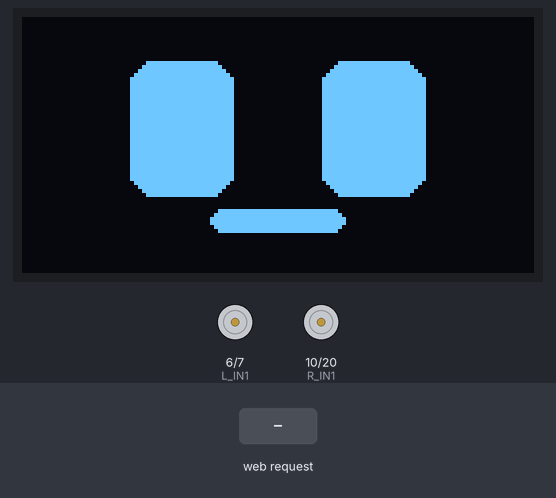
Bench run of a sketch on a simulated ESP32-C3. Shown: 128×64 one-colour display, motor-driver pin pairs drawn as motors (green arrow = first pin HIGH = forward, orange = second pin HIGH = backward, longer = more drive). The test bench sets the inputs (shaded band). Random numbers use the default seed unless the sketch sets one; what the sketch prints to the serial monitor is not drawn.

Above: at 2.5 s.
2.6 s: HTTP request GET /control?lx=120 received
At 2.8 s:
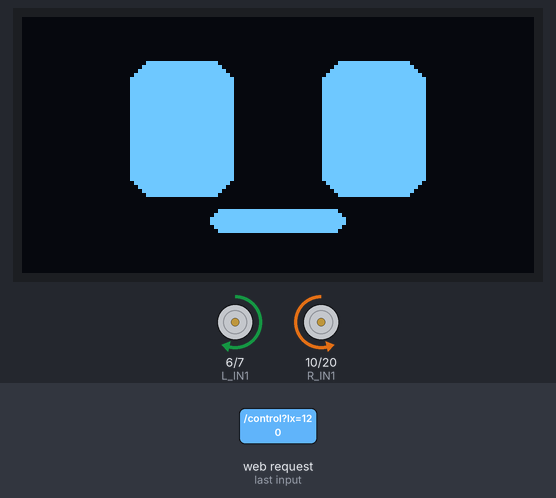
4.5 s: HTTP request GET /control?ly=120 received
At 4.7 s:
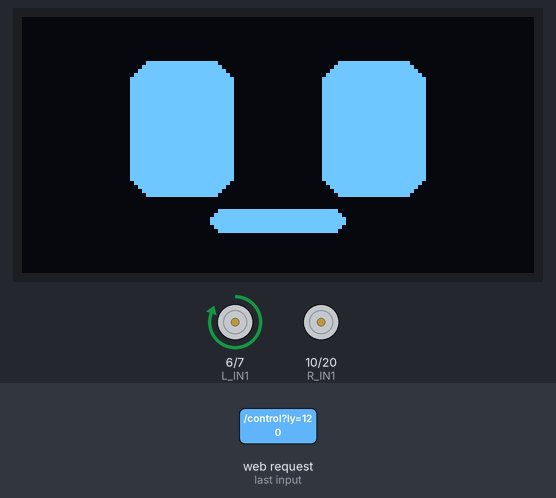
6.4 s: HTTP request GET /control?lx=1 received
At 6.6 s:
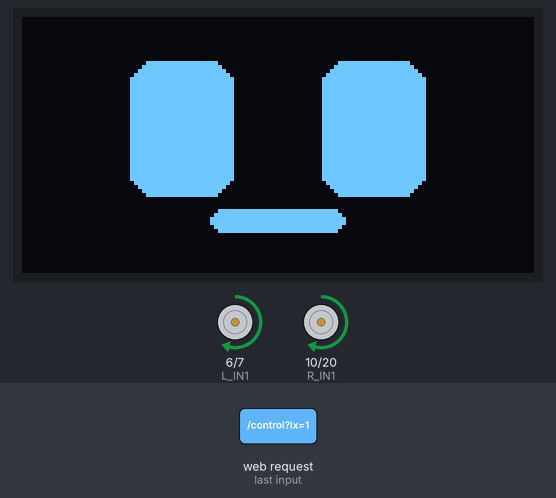
8.3 s: HTTP request GET /control?auto=1 received
At 9.0 s:
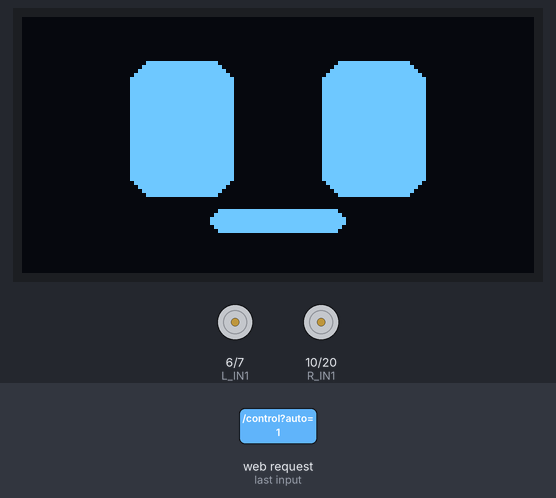
10.2 s: HTTP request GET /control?lx=120 received
At 12.76 s:
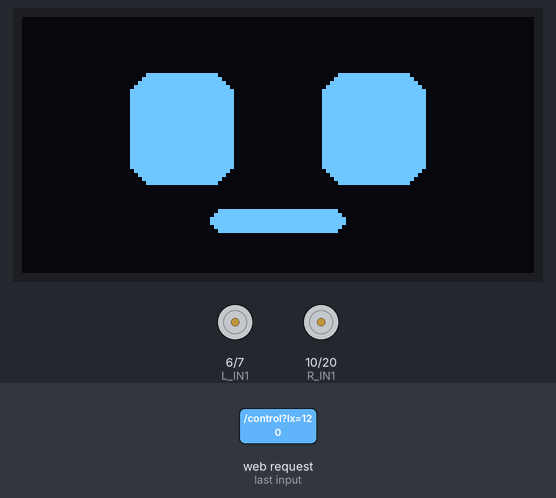
Timing chart, 0 to 13.1 s (numbered marks = the images above; inputs shaded):
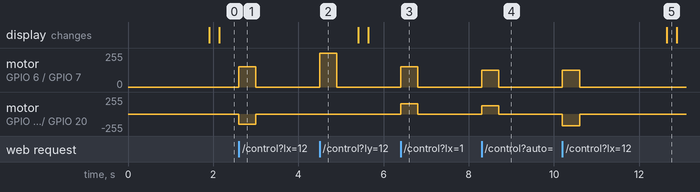

The sketch:

DeskTank.ino
```cpp
// (licence header left out)
#include <WiFi.h>
#include <WebServer.h>
#include <Wire.h>
#include <U8g2lib.h>

// ---------------- USER SETTINGS ----------------
const char* AP_SSID = "TT Desk Tank";
const char* AP_PASSWORD = "TechTalkies";  // min 8 chars, or set to "" for open AP

// Motor pins (DRV8833 — both pins per motor are PWM inputs)
#define L_IN1 6   // left motor forward PWM
#define L_IN2 7   // left motor reverse PWM
#define R_IN1 10  // right motor forward PWM
#define R_IN2 20  // right motor reverse PWM

// PWM config
const int PWM_FREQ = 1000;
const int PWM_RES = 8;  // 8-bit -> 0-255

const unsigned long FAILSAFE_MS = 400;  // stop motors if no packet in this time

// OLED (SH1106, 128x64, I2C)
#define OLED_SDA 8
#define OLED_SCL 9
#define OLED_W 128
#define OLED_H 64
// ------------------------------------------------

WebServer server(80);
U8G2_SH1106_128X64_NONAME_F_HW_I2C u8g2(U8G2_R0, /* reset=*/U8X8_PIN_NONE);
bool oledOk = false;

volatile int lx = 0, ly = 0;  // joystick, -100..100
volatile bool autoMode = false;
volatile int autoSpeed = 50;  // 0..100 — universal: cruise speed (AUTO) / max throttle cap (MANUAL)
volatile unsigned long lastCmdMs = 0;

volatile bool flipLR = false;
volatile bool flipFB = false;

// ---------------- Face / blink animation ----------------
// Fully non-blocking: no delay() anywhere. Idle state costs one millis()
// compare per loop() and ZERO I2C traffic. A blink only redraws ~10 frames
// over ~250ms, so average load on the bus/CPU is negligible.
const int EYE_OPEN_H = 34;
const int EYE_CLOSED_H = 4;
const int EYE_STEP = 6;   // px per frame -> fluid but few frames
const int FRAME_MS = 20;  // frame pacing during a blink

int eyeH = EYE_OPEN_H;
int8_t blinkDir = 0;  // 0 idle, -1 closing, +1 opening
unsigned long lastFrameMs = 0;
unsigned long nextBlinkMs = 0;

void drawFace() {
  if (!oledOk) return;
  u8g2.clearBuffer();
  int eyeW = 26;
  int cx1 = OLED_W / 2 - 24, cx2 = OLED_W / 2 + 24;
  int cy = OLED_H / 2 - 4;

  // Corner radius must shrink with the eye or drawRBox glitches once the
  // box gets smaller than the radius.
  int r = eyeH / 2;
  if (r > 6) r = 6;
  if (r < 1) r = 1;

  u8g2.drawRBox(cx1 - eyeW / 2, cy - eyeH / 2, eyeW, eyeH, r);
  u8g2.drawRBox(cx2 - eyeW / 2, cy - eyeH / 2, eyeW, eyeH, r);

  int mouthW = 34, mouthH = 6;
  u8g2.drawRBox(OLED_W / 2 - mouthW / 2, OLED_H - 16, mouthW, mouthH, 3);

  u8g2.sendBuffer();
}

void updateFace() {
  if (!oledOk) return;
  unsigned long now = millis();

  if (blinkDir == 0) {
    if (now >= nextBlinkMs) {
      blinkDir = -1;
      lastFrameMs = now;
    }
    return;  // idle -> no drawing, no I2C traffic
  }
  if (now - lastFrameMs < (unsigned long)FRAME_MS) return;  // pace the frames
  lastFrameMs = now;

  eyeH += blinkDir * EYE_STEP;
  if (blinkDir < 0 && eyeH <= EYE_CLOSED_H) {
    eyeH = EYE_CLOSED_H;
    blinkDir = 1;
  } else if (blinkDir > 0 && eyeH >= EYE_OPEN_H) {
    eyeH = EYE_OPEN_H;
    blinkDir = 0;
    nextBlinkMs = now + random(2000, 5000);  // next blink in 2-5s
  }
  drawFace();
}

// ---------------- Motor helpers ----------------
// DRV8833: PWM the forward pin for +speed, PWM the reverse pin for -speed,
// the other pin held at 0 duty.
void setMotor(int speedPercent, int pinFwd, int pinRev) {
  speedPercent = constrain(speedPercent, -100, 100);
  int duty = map(abs(speedPercent), 0, 100, 0, 255);
  if (speedPercent >= 0) {
    ledcWrite(pinFwd, duty);
    ledcWrite(pinRev, 0);
  } else {
    ledcWrite(pinFwd, 0);
    ledcWrite(pinRev, duty);
  }
}

void stopMotors() {
  setMotor(0, L_IN1, L_IN2);
  setMotor(0, R_IN1, R_IN2);
}

void applyDrive() {
  int left, right;

  if (autoMode) {
    // Cruise speed = slider, FIXED. Turning only ever slows the inner wheel
    // — the outer wheel always stays pinned at "forward", so the set speed
    // never changes no matter how hard you steer.
    int forward = autoSpeed;
    int turn = lx;  // joystick X only (Y is locked by UI in auto mode)
    if (turn >= 0) {
      left = forward;
      right = forward - turn;
    } else {
      right = forward;
      left = forward + turn;  // turn is negative here, so this subtracts
    }
    // Naturally bounded to [-100, 100] already — no clamp/normalize needed.
  } else {
    // MANUAL: speed slider now caps max throttle here too (universal).
    float scale = autoSpeed / 100.0f;
    int fwd = (int)(ly * scale);
    int turn = (int)(lx * scale);
    left = fwd + turn;
    right = fwd - turn;

    int maxMag = max(abs(left), abs(right));
    if (maxMag > 100) {
      left = (left * 100) / maxMag;
      right = (right * 100) / maxMag;
    }
  }

  if (flipLR) {
    int t = left;
    left = right;
    right = t;
  }

  if (flipFB) {
    left = -left;
    right = -right;
  }

  setMotor(left, L_IN1, L_IN2);
  setMotor(right, R_IN1, R_IN2);
}

// ---------------- Web page ----------------
const char PAGE_HTML[] PROGMEM = R"HTML(
<!DOCTYPE html>
<html>
<head>
<meta charset="utf-8">
<meta name="viewport" content="width=device-width, initial-scale=1, user-scalable=no">
<title>TT Desk Tank</title>
<style>
  html,body{margin:0;height:100%;color:#eee;font-family:'Segoe UI',sans-serif;
    display:flex;flex-direction:column;align-items:center;overflow:hidden;touch-action:none;user-select:none;
    background:linear-gradient(160deg,#1b2340 0%,#0d1526 55%,#090c16 100%);}
  h3{margin:10px 0 4px;font-weight:600;letter-spacing:1px;color:#7fd4ff;
    text-shadow:0 0 12px #4a90d955;}
  .row{display:flex;justify-content:space-around;align-items:center;width:100%;flex:1;gap:10px;}
  .stickWrap{display:flex;flex-direction:column;align-items:center;}
  .base{width:180px;height:180px;border-radius:50%;
    background:radial-gradient(circle at 35% 30%,#2a3355,#161c30);
    border:2px solid #3a4570;box-shadow:inset 0 0 14px #00000088, 0 0 10px #4a90d922;
    position:relative;touch-action:none;}
  .knob{width:70px;height:70px;border-radius:50%;
    background:radial-gradient(circle at 35% 30%,#6ab0ff,#3568b8);
    position:absolute;left:55px;top:55px;box-shadow:0 0 14px #4a90d9cc;}
  .panel{display:flex;flex-direction:column;align-items:center;gap:16px;
    padding:22px 20px;border-radius:16px;
    background:linear-gradient(160deg,#1e2745,#141a30);
    border:1px solid #3a4570;box-shadow:0 4px 18px #00000066, inset 0 0 0 1px #ffffff08;}
  .switchWrap{display:flex;align-items:center;gap:10px;}
  .switch{position:relative;width:60px;height:30px;background:#2a3150;border-radius:15px;cursor:pointer;
    border:1px solid #3a4570;}
  .switch .dot{position:absolute;width:24px;height:24px;top:2px;left:2px;border-radius:50%;background:#8892b8;transition:.15s;}
  .switch.on{background:#1f8a54;}
  .switch.on .dot{left:32px;background:#fff;}
  input[type=range]{width:140px;accent-color:#4a90d9;}
  .label{font-size:13px;color:#9aa6c8;margin-bottom:6px;letter-spacing:.5px;}
  #speedVal{color:#7fd4ff;font-weight:bold;}
  .divider{width:100%;height:1px;background:#3a4570;margin:2px 0;}
</style>
</head>
<body>
<h3>TT DESK TANK</h3>
<div class="row">
  <div class="stickWrap">
    <div class="label" id="stickLabel">Manual drive</div>
    <div class="base" id="base"><div class="knob" id="knob"></div></div>
  </div>

  <div class="panel">
    <div class="switchWrap">
      <span class="label">AUTO FWD</span>
      <div class="switch" id="autoSw"><div class="dot"></div></div>
    </div>
    <div>
      <div class="label">Speed: <span id="speedVal">50</span>%</div>
      <input type="range" id="speed" min="0" max="100" value="50">
    </div>
    <div class="divider"></div>
    <div class="switchWrap">
      <span class="label">Flip L/R</span>
      <div class="switch" id="flipLRSw"><div class="dot"></div></div>
    </div>
    <div class="switchWrap">
      <span class="label">Flip F/B</span>
      <div class="switch" id="flipFBSw"><div class="dot"></div></div>
    </div>
  </div>
</div>

<script>
let auto = false;
let speed = 50;
let flipLR = false;
let flipFB = false;
let state = {lx:0, ly:0};

function makeStick(baseId, knobId, lockHorizontal) {
  const base = document.getElementById(baseId);
  const knob = document.getElementById(knobId);
  const R = 55; // max travel radius (px)
  let dragging = false;

  function setKnob(dx, dy) {
    knob.style.left = (55 + dx) + "px";
    knob.style.top  = (55 + dy) + "px";
  }
  function reset() {
    setKnob(0,0);
    return {x:0, y:0};
  }
  function handle(clientX, clientY) {
    const rect = base.getBoundingClientRect();
    let dx = clientX - (rect.left + rect.width/2);
    let dy = clientY - (rect.top + rect.height/2);
    if (lockHorizontal && lockHorizontal()) dy = 0;
    let dist = Math.sqrt(dx*dx + dy*dy);
    if (dist > R) { dx = dx*R/dist; dy = dy*R/dist; }
    setKnob(dx, dy);
    return { x: Math.round((dx/R)*100), y: Math.round((-dy/R)*100) };
  }

  function start(e){ dragging = true; move(e); }
  function move(e){
    if(!dragging) return;
    const t = e.touches ? e.touches[0] : e;
    const v = handle(t.clientX, t.clientY);
    onMove(v);
    e.preventDefault();
  }
  function end(e){
    dragging = false;
    const v = reset();
    onMove(v);
  }

  let onMove = ()=>{};
  base.addEventListener('mousedown', start);
  base.addEventListener('touchstart', start, {passive:false});
  window.addEventListener('mousemove', move);
  window.addEventListener('touchmove', move, {passive:false});
  window.addEventListener('mouseup', end);
  window.addEventListener('touchend', end);

  return { onMove: (fn)=>{ onMove = fn; } };
}

// Single stick: horizontal-locked whenever AUTO is on
const stick = makeStick('base','knob', () => auto);
stick.onMove(v => { state.lx = v.x; state.ly = v.y; });

const autoSw = document.getElementById('autoSw');
autoSw.addEventListener('click', () => {
  auto = !auto;
  autoSw.classList.toggle('on', auto);
  document.getElementById('stickLabel').textContent = auto ? "Steer only (auto)" : "Manual drive";
});

const speedSlider = document.getElementById('speed');
speedSlider.addEventListener('input', () => {
  speed = speedSlider.value;
  document.getElementById('speedVal').textContent = speed;
});

const flipLRSw = document.getElementById('flipLRSw');
flipLRSw.addEventListener('click', () => {
  flipLR = !flipLR;
  flipLRSw.classList.toggle('on', flipLR);
});

const flipFBSw = document.getElementById('flipFBSw');
flipFBSw.addEventListener('click', () => {
  flipFB = !flipFB;
  flipFBSw.classList.toggle('on', flipFB);
});

// Send state to ESP32 continuously
setInterval(() => {
  const url = `/control?lx=${state.lx}&ly=${state.ly}&auto=${auto?1:0}&speed=${speed}&flipLR=${flipLR?1:0}&flipFB=${flipFB?1:0}`;
  fetch(url).catch(()=>{});
}, 100);
</script>
</body>
</html>
)HTML";

// ---------------- HTTP handlers ----------------
void handleRoot() {
  server.send_P(200, "text/html", PAGE_HTML);
}

void handleControl() {
  if (server.hasArg("lx")) lx = server.arg("lx").toInt();
  if (server.hasArg("ly")) ly = server.arg("ly").toInt();
  if (server.hasArg("auto")) autoMode = server.arg("auto").toInt() == 1;
  if (server.hasArg("speed")) autoSpeed = server.arg("speed").toInt();

  if (server.hasArg("flipLR"))
    flipLR = server.arg("flipLR").toInt();

  if (server.hasArg("flipFB"))
    flipFB = server.arg("flipFB").toInt();

  lastCmdMs = millis();
  applyDrive();
  server.send(200, "text/plain", "OK");
}

void setup() {
  Serial.begin(115200);

  ledcAttach(L_IN1, PWM_FREQ, PWM_RES);
  ledcAttach(L_IN2, PWM_FREQ, PWM_RES);
  ledcAttach(R_IN1, PWM_FREQ, PWM_RES);
  ledcAttach(R_IN2, PWM_FREQ, PWM_RES);

  stopMotors();

  Wire.begin(OLED_SDA, OLED_SCL);
  oledOk = u8g2.begin();
  if (oledOk) {
    drawFace();  // initial open-eyes frame
    nextBlinkMs = millis() + random(1000, 3000);
    Serial.println("OLED Init!");
  } else {
    Serial.println("OLED not found - check wiring/address");
  }

  WiFi.mode(WIFI_AP);
  WiFi.setTxPower(WIFI_POWER_8_5dBm);
  WiFi.softAP(AP_SSID, AP_PASSWORD);
  //esp_bt_controller_disable();
  Serial.print("AP IP address: ");
  Serial.println(WiFi.softAPIP());  // usually 192.168.4.1

  server.on("/", handleRoot);
  server.on("/control", handleControl);
  server.begin();

  lastCmdMs = millis();
}

void loop() {
  server.handleClient();
  updateFace();  // non-blocking; no-op most of the time

  // Failsafe: stop if link goes quiet
  if (millis() - lastCmdMs > FAILSAFE_MS) {
    stopMotors();
  }
}
```

Measured:
- after the input at 2.6 s, motor on GPIO 6 (L_IN1) / GPIO 7 (L_IN2): stopped → forward 152/255 at once, → stopped 0.40 s later; motor on GPIO 10 (R_IN1) / GPIO 20 (R_IN2): stopped → backward 152/255 at once, → stopped 0.40 s later
- after the input at 4.5 s, motor on GPIO 6 (L_IN1) / GPIO 7 (L_IN2): stopped → forward 255/255 at once, → stopped 0.40 s later
- after the input at 6.4 s, motor on GPIO 6 (L_IN1) / GPIO 7 (L_IN2), motor on GPIO 10 (R_IN1) / GPIO 20 (R_IN2): stopped → forward 152/255 at once, → stopped 0.40 s later
- after the input at 8.3 s, motor on GPIO 6 (L_IN1) / GPIO 7 (L_IN2): stopped → forward 127/255 at once, → stopped 0.40 s later; motor on GPIO 10 (R_IN1) / GPIO 20 (R_IN2): stopped → forward 124/255 at once, → stopped 0.40 s later
- after the input at 10.2 s, motor on GPIO 6 (L_IN1) / GPIO 7 (L_IN2): stopped → forward 127/255 at once, → stopped 0.40 s later; motor on GPIO 10 (R_IN1) / GPIO 20 (R_IN2): stopped → backward 177/255 at once, → stopped 0.40 s later
